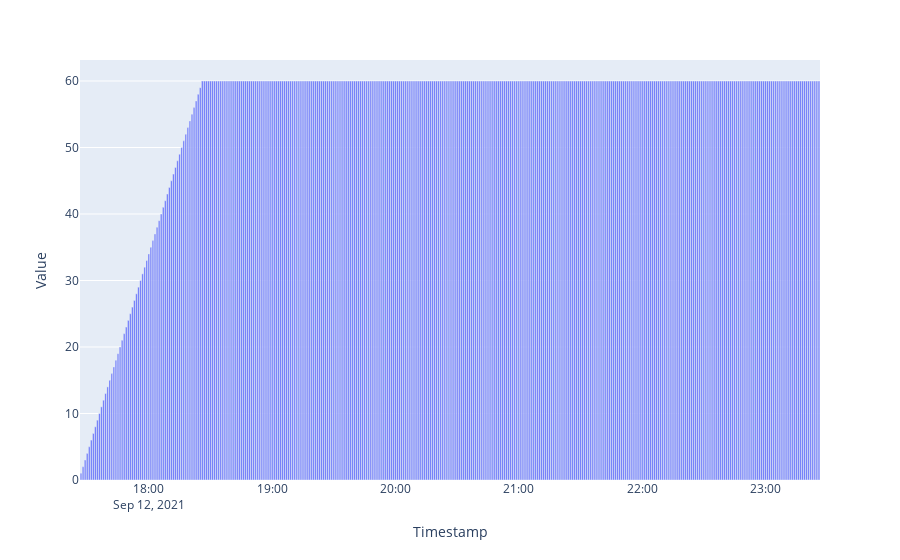

The notebook cell saved with this chart:
### Code cell
fig = px.bar(df_users_active, x='Timestamp', y='Value')
fig.show()

### Figure 1 — Plotly figure (JSON) as saved in the notebook; plotly's stock layout.template omitted (floating-point values rounded to 4 significant figures; data arrays with more than 128 entries replaced by an {"elided": "..."} marker saying what was removed)
{"data": [{"alignmentgroup": "True", "hovertemplate": "Timestamp=%{x}<br>Value=%{y}<extra></extra>", "legendgroup": "", "marker": {"color": "#636efa", "pattern": {"shape": ""}}, "name": "", "offsetgroup": "", "orientation": "v", "showlegend": false, "textposition": "auto", "type": "bar", "x": {"elided": "360 str values"}, "xaxis": "x", "y": {"elided": "360 int values"}, "yaxis": "y"}], "layout": {"barmode": "relative", "legend": {"tracegroupgap": 0}, "margin": {"t": 60}, "xaxis": {"anchor": "y", "domain": [0, 1], "title": {"text": "Timestamp"}}, "yaxis": {"anchor": "x", "domain": [0, 1], "title": {"text": "Value"}}}}
